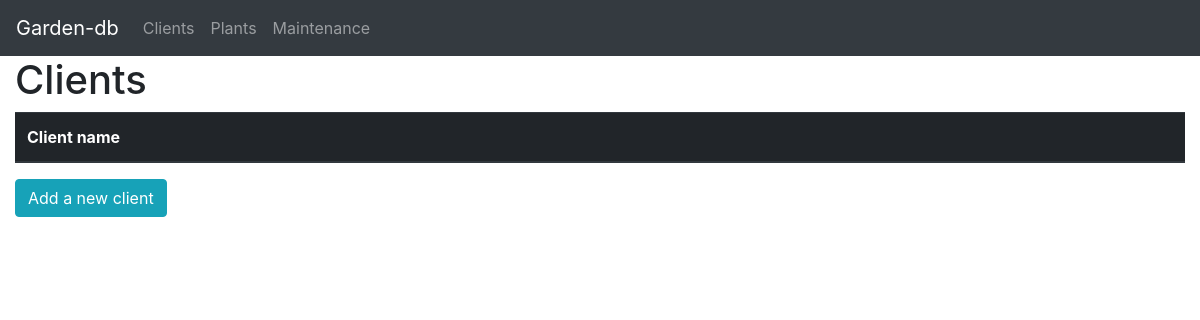
The app's page /clients, older data.
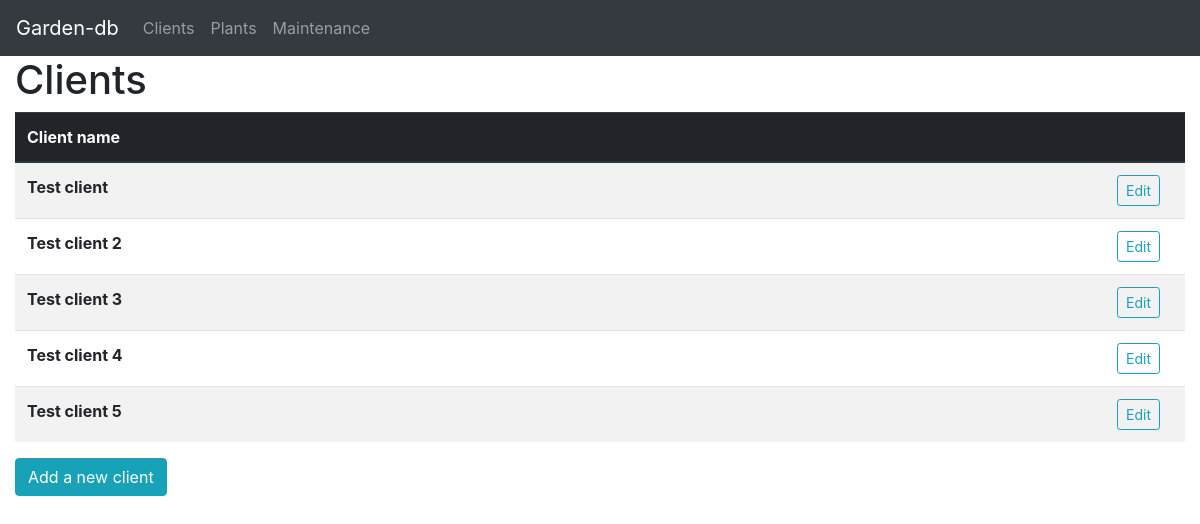
The same page, newer data.
### tables this page shows
CREATE TABLE clients (cid INTEGER PRIMARY KEY, name TEXT NOT NULL);

### app.py (the view)
@app.route("/clients", methods=["GET", "POST"])
def clients():
    if request.method == "POST":
        client = dbc.Client(request.form["name"])
        dbc.insert_client(client)
    return render_template("clients.html", c_data=dbc.load_sql_client_data())

### dbc/__init__.py (called while the page is built)
def select_clients(cid=None):
    with DBConnection() as c:
        if cid is not None:
            c.execute("SELECT * FROM clients WHERE cid=?", (cid,))
        else:
            c.execute("SELECT * FROM clients")
        return c.cur.fetchall()

def load_sql_client_data(cid=None):
    return [Client(row[1], row[0]) for row in select_clients(cid)]

    def __exit__(self, *args):
        self.con.commit()
        self.con.close()
        self.con = None
        self.cur = None

    def execute(self, *args):
        self.cur.execute(*args)

### templates/clients.html (shortened to what this page needs)
{% extends "page.html" %}
{% set title = "Clients" %}
{% set pagetype = "client" %}
{% block thead %}
<th scope="col">Client name</th>
<th scope="col" style="width: 80px"></th>
{% endblock %}
{% block tbody %}
{% for client in c_data %}
<tr>
    <th scope="row">{{ client.name }}</th>
    <td><button type="button" class="btn btn-outline-info btn-sm" id="edit-client-{{ client.id }}">Edit</button></td>
</tr>
{% endfor %}
{% endblock %}

Row changes from the older to the newer data that the page shows:
added clients: name "Test client"
added clients: name "Test client 2"
added clients: name "Test client 3"
added clients: name "Test client 4"
added clients: name "Test client 5"
